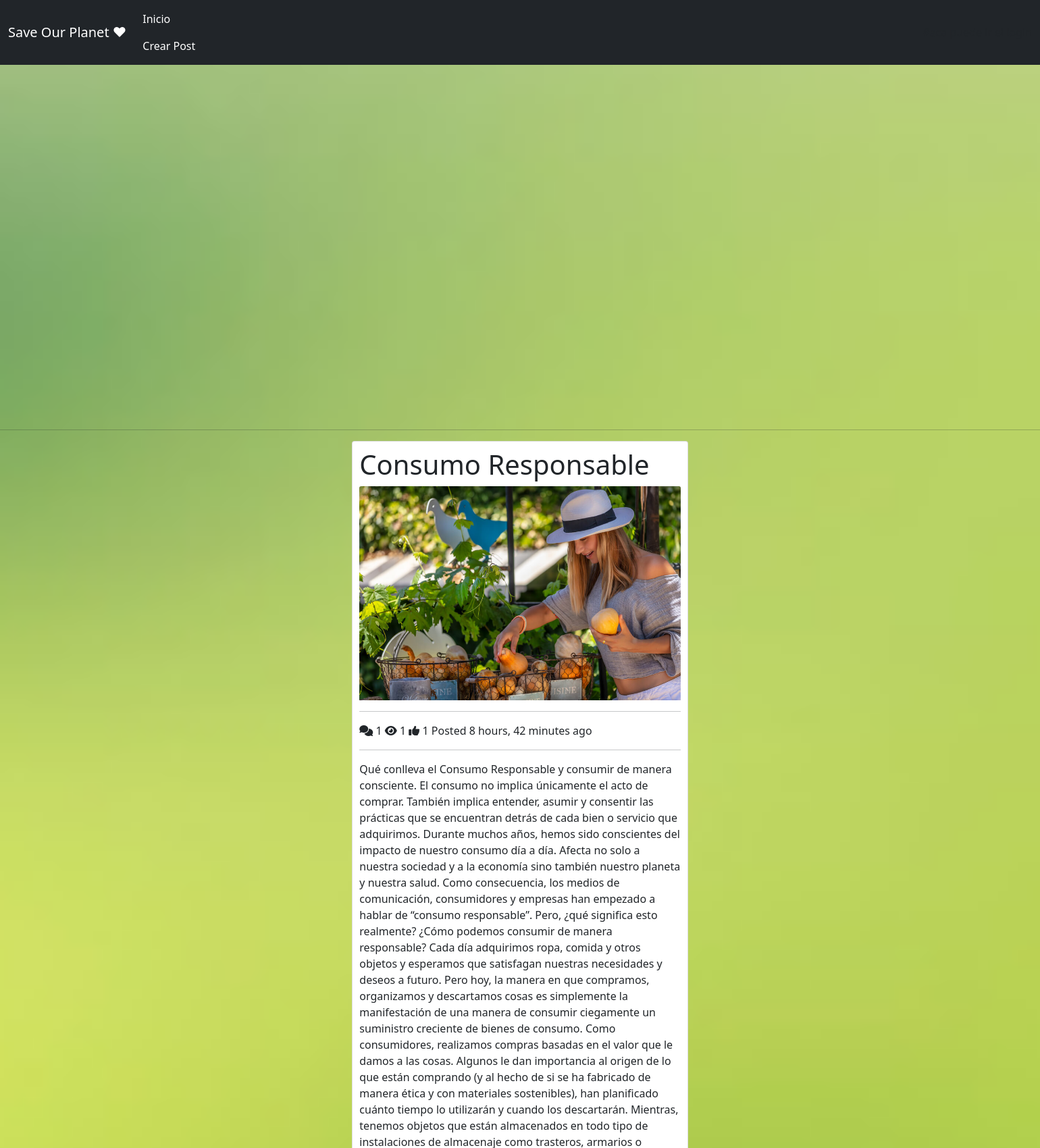
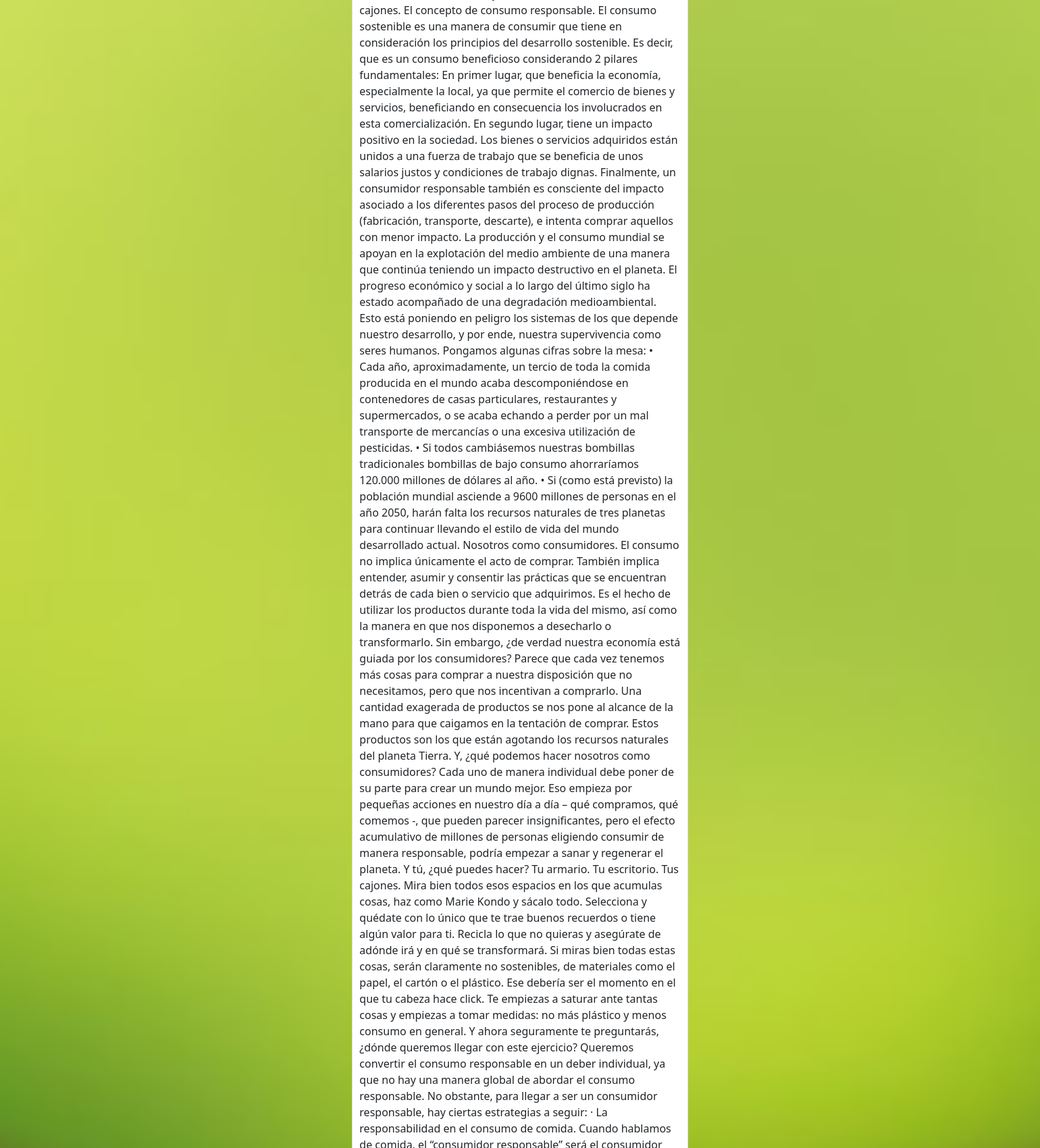
The page /Consumo/ (signed in, upper part) on the database its author committed (2 pictures, top to bottom).
### posts/models.py (models this page shows, shortened)
class Post(models.Model):
    title = models.CharField(max_length=100)
    content = models.TextField()
    thumbnail = models.ImageField()
    publish_date = models.DateTimeField(auto_now_add=True)
    last_updated = models.DateTimeField(auto_now=True)
    author = models.ForeignKey(User, on_delete=models.CASCADE)
    slug = models.SlugField()
    def get_like_url(self):
        return reverse("like", kwargs={
            'slug': self.slug
        })
    @property
    def comments(self):
        return self.comment_set.all()
    @property
    def get_comment_count(self):
        return self.comment_set.all().count()
    @property
    def get_view_count(self):
        return self.postview_set.all().count()
    @property
    def get_like_count(self):
        return self.like_set.all().count()

### posts/views.py (the view, shortened to what this page needs)
# urls.py: path('<slug>/', PostDetailView.as_view(), name='detail'),
class PostDetailView(DetailView):
    model = Post
    def get_context_data(self, **kwargs):
        context = super().get_context_data(**kwargs)
        context.update({
            'form': CommentForm()
        })
        return context
    def get_object(self, **kwargs):
        object = super().get_object(**kwargs)
        if self.request.user.is_authenticated:
            PostView.objects.get_or_create(user=self.request.user, post=object)
        return object

### templates/posts/post_detail.html (shortened to what this page needs)
{% extends "base.html" %}
{% load crispy_forms_tags %}
{% block content %}
    <div class='row'>
    <div class='col-4 offset-4'>
    <div class='card' style='padding: 10px;'>
        <h1>{{ object.title|title }}</h1>
        <img src="{{ object.thumbnail.url }}" class="card-img-top" alt="...">
        <hr />
        <div>
            <span><i class="fas fa-comments ml-2"></i> {{ object.get_comment_count }}</span>
            <span><i class="fas fa-eye ml-2"></i> {{ object.get_view_count }}</span>
            <span><i class="fas fa-thumbs-up ml-2"></i> {{ object.get_like_count }}</span>
            <span class='float-right'>Posted {{ object.publish_date|timesince }} ago</span>
        </div>
        <hr />
        <div>
        <p>{{ object.content }}</p>
        </div>
    </div>
    </div>
    </div>
{% endblock content %}

### static/estilos.css (style rules this page uses)
body { background: url(img/prueba3.jpg) no-repeat; background-size: cover; background-position: center center; background-attachment: fixed; }

### rows shown on the page
Post: title "Consumo Responsable", thumbnail (picture), get_comment_count "1", get_view_count "1", get_like_count "1", publish_date "8 hours, 42 minutes"
